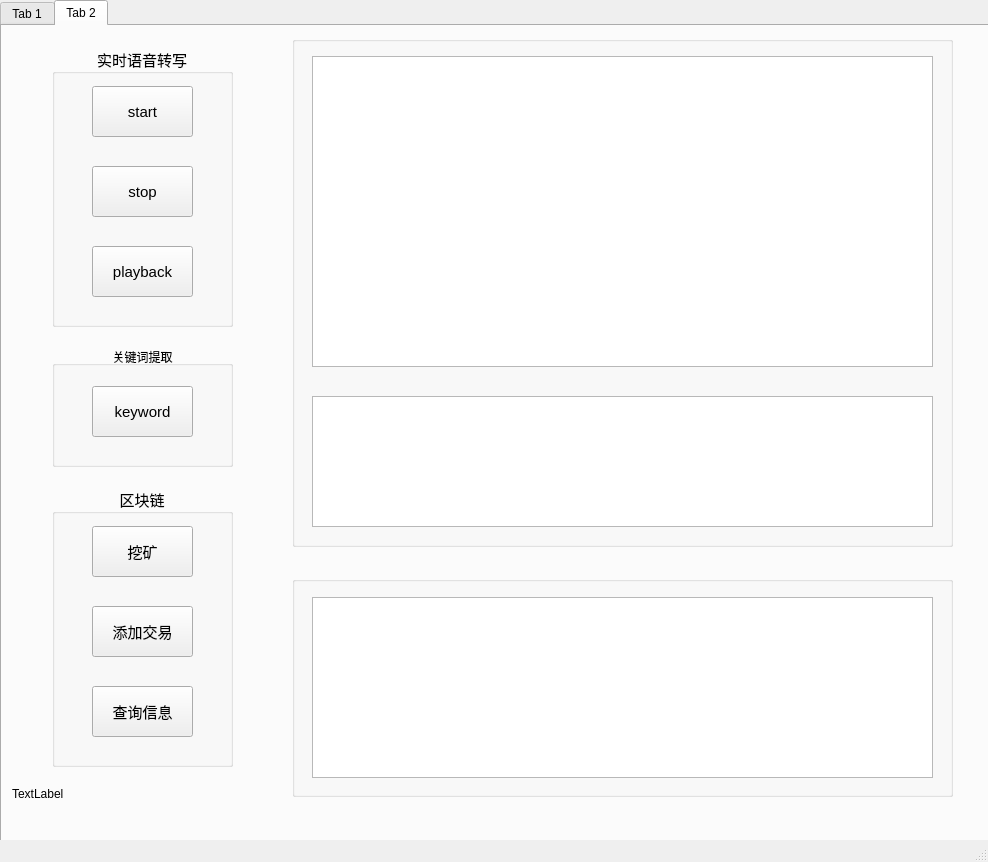
<?xml version="1.0" encoding="UTF-8"?>
<ui version="4.0">
 <class>MainWindow</class>
 <widget class="QMainWindow" name="MainWindow">
  <property name="geometry">
   <rect>
    <x>0</x>
    <y>0</y>
    <width>988</width>
    <height>862</height>
   </rect>
  </property>
  <property name="windowTitle">
   <string>MainWindow</string>
  </property>
  <widget class="QWidget" name="centralwidget">
   <widget class="QTabWidget" name="tabWidget">
    <property name="geometry">
     <rect>
      <x>0</x>
      <y>0</y>
      <width>1121</width>
      <height>861</height>
     </rect>
    </property>
    <property name="styleSheet">
     <string notr="true">font: 75 11pt &quot;Arial&quot;;
background-image:url(.jpg)</string>
    </property>
    <property name="currentIndex">
     <number>1</number>
    </property>
    <widget class="QWidget" name="tab">
     <attribute name="title">
      <string>Tab 1</string>
     </attribute>
     <widget class="QGroupBox" name="groupBox_1">
      <property name="geometry">
       <rect>
        <x>50</x>
        <y>20</y>
        <width>181</width>
        <height>281</height>
       </rect>
      </property>
      <property name="font">
       <font>
        <family>黑体</family>
        <pointsize>11</pointsize>
        <weight>50</weight>
        <italic>false</italic>
        <bold>false</bold>
       </font>
      </property>
      <property name="styleSheet">
       <string notr="true">font: 11pt &quot;黑体&quot;;</string>
      </property>
      <property name="title">
       <string>实时语音转写</string>
      </property>
      <property name="alignment">
       <set>Qt::AlignCenter</set>
      </property>
      <widget class="QPushButton" name="start_but">
       <property name="geometry">
        <rect>
         <x>40</x>
         <y>40</y>
         <width>101</width>
         <height>51</height>
        </rect>
       </property>
       <property name="font">
        <font>
         <family>Arial</family>
         <pointsize>11</pointsize>
         <weight>50</weight>
         <italic>false</italic>
         <bold>false</bold>
        </font>
       </property>
       <property name="styleSheet">
        <string notr="true">font: 11pt &quot;Arial&quot;;
</string>
       </property>
       <property name="text">
        <string>start</string>
       </property>
      </widget>
      <widget class="QPushButton" name="stop_but">
       <property name="geometry">
        <rect>
         <x>40</x>
         <y>120</y>
         <width>101</width>
         <height>51</height>
        </rect>
       </property>
       <property name="font">
        <font>
         <family>Arial</family>
         <pointsize>11</pointsize>
         <weight>50</weight>
         <italic>false</italic>
         <bold>false</bold>
        </font>
       </property>
       <property name="styleSheet">
        <string notr="true">font: 11pt &quot;Arial&quot;;</string>
       </property>
       <property name="text">
        <string>stop</string>
       </property>
      </widget>
      <widget class="QPushButton" name="play_but">
       <property name="geometry">
        <rect>
         <x>40</x>
         <y>200</y>
         <width>101</width>
         <height>51</height>
        </rect>
       </property>
       <property name="font">
        <font>
         <family>Arial</family>
         <pointsize>11</pointsize>
         <weight>50</weight>
         <italic>false</italic>
         <bold>false</bold>
        </font>
       </property>
       <property name="styleSheet">
        <string notr="true">font: 11pt &quot;Arial&quot;;</string>
       </property>
       <property name="text">
        <string>playback</string>
       </property>
      </widget>
     </widget>
     <widget class="QPushButton" name="keyword_but">
      <property name="geometry">
       <rect>
        <x>90</x>
        <y>360</y>
        <width>101</width>
        <height>51</height>
       </rect>
      </property>
      <property name="font">
       <font>
        <family>Arial</family>
        <pointsize>11</pointsize>
        <weight>9</weight>
        <italic>false</italic>
        <bold>false</bold>
       </font>
      </property>
      <property name="text">
       <string>keyword</string>
      </property>
     </widget>
     <widget class="QLabel" name="status_label">
      <property name="geometry">
       <rect>
        <x>10</x>
        <y>760</y>
        <width>161</width>
        <height>16</height>
       </rect>
      </property>
      <property name="font">
       <font>
        <family>Arial</family>
        <pointsize>9</pointsize>
        <weight>50</weight>
        <italic>false</italic>
        <bold>false</bold>
       </font>
      </property>
      <property name="styleSheet">
       <string notr="true">font: 9pt &quot;Arial&quot;;</string>
      </property>
      <property name="text">
       <string>TextLabel</string>
      </property>
     </widget>
     <widget class="QGroupBox" name="groupBox_2">
      <property name="geometry">
       <rect>
        <x>50</x>
        <y>320</y>
        <width>181</width>
        <height>121</height>
       </rect>
      </property>
      <property name="styleSheet">
       <string notr="true">font: 11pt &quot;黑体&quot;;</string>
      </property>
      <property name="title">
       <string>关键词提取</string>
      </property>
      <property name="alignment">
       <set>Qt::AlignCenter</set>
      </property>
     </widget>
     <widget class="QGroupBox" name="groupBox">
      <property name="geometry">
       <rect>
        <x>290</x>
        <y>10</y>
        <width>661</width>
        <height>511</height>
       </rect>
      </property>
      <property name="title">
       <string/>
      </property>
      <widget class="QTextBrowser" name="sentence_box">
       <property name="geometry">
        <rect>
         <x>20</x>
         <y>20</y>
         <width>621</width>
         <height>311</height>
        </rect>
       </property>
       <property name="font">
        <font>
         <family>Arial</family>
         <pointsize>11</pointsize>
         <weight>9</weight>
         <italic>false</italic>
         <bold>false</bold>
        </font>
       </property>
       <property name="readOnly">
        <bool>false</bool>
       </property>
       <property name="html">
        <string>&lt;!DOCTYPE HTML PUBLIC &quot;-//W3C//DTD HTML 4.0//EN&quot; &quot;http://www.w3.org/TR/REC-html40/strict.dtd&quot;&gt;
&lt;html&gt;&lt;head&gt;&lt;meta name=&quot;qrichtext&quot; content=&quot;1&quot; /&gt;&lt;style type=&quot;text/css&quot;&gt;
p, li { white-space: pre-wrap; }
&lt;/style&gt;&lt;/head&gt;&lt;body style=&quot; font-family:'Arial'; font-size:11pt; font-weight:72; font-style:normal;&quot;&gt;
&lt;p style=&quot;-qt-paragraph-type:empty; margin-top:0px; margin-bottom:0px; margin-left:0px; margin-right:0px; -qt-block-indent:0; text-indent:0px; font-family:'SimSun'; font-size:12pt; font-weight:400;&quot;&gt;&lt;br /&gt;&lt;/p&gt;&lt;/body&gt;&lt;/html&gt;</string>
       </property>
      </widget>
      <widget class="QTextBrowser" name="keyword_box">
       <property name="geometry">
        <rect>
         <x>20</x>
         <y>360</y>
         <width>621</width>
         <height>131</height>
        </rect>
       </property>
       <property name="html">
        <string>&lt;!DOCTYPE HTML PUBLIC &quot;-//W3C//DTD HTML 4.0//EN&quot; &quot;http://www.w3.org/TR/REC-html40/strict.dtd&quot;&gt;
&lt;html&gt;&lt;head&gt;&lt;meta name=&quot;qrichtext&quot; content=&quot;1&quot; /&gt;&lt;style type=&quot;text/css&quot;&gt;
p, li { white-space: pre-wrap; }
&lt;/style&gt;&lt;/head&gt;&lt;body style=&quot; font-family:'Arial'; font-size:11pt; font-weight:72; font-style:normal;&quot;&gt;
&lt;p style=&quot;-qt-paragraph-type:empty; margin-top:0px; margin-bottom:0px; margin-left:0px; margin-right:0px; -qt-block-indent:0; text-indent:0px; font-family:'SimSun'; font-size:12pt; font-weight:400;&quot;&gt;&lt;br /&gt;&lt;/p&gt;&lt;/body&gt;&lt;/html&gt;</string>
       </property>
      </widget>
     </widget>
     <widget class="QGroupBox" name="groupBox_8">
      <property name="geometry">
       <rect>
        <x>50</x>
        <y>460</y>
        <width>181</width>
        <height>281</height>
       </rect>
      </property>
      <property name="font">
       <font>
        <family>黑体</family>
        <pointsize>11</pointsize>
        <weight>50</weight>
        <italic>false</italic>
        <bold>false</bold>
       </font>
      </property>
      <property name="styleSheet">
       <string notr="true">font: 11pt &quot;黑体&quot;;</string>
      </property>
      <property name="title">
       <string>区块链</string>
      </property>
      <property name="alignment">
       <set>Qt::AlignCenter</set>
      </property>
      <widget class="QPushButton" name="mine_but">
       <property name="geometry">
        <rect>
         <x>40</x>
         <y>40</y>
         <width>101</width>
         <height>51</height>
        </rect>
       </property>
       <property name="font">
        <font>
         <family>黑体</family>
         <pointsize>11</pointsize>
         <weight>50</weight>
         <italic>false</italic>
         <bold>false</bold>
        </font>
       </property>
       <property name="styleSheet">
        <string notr="true">font: 11pt &quot;黑体&quot;;
</string>
       </property>
       <property name="text">
        <string>挖矿</string>
       </property>
      </widget>
      <widget class="QPushButton" name="add_but">
       <property name="geometry">
        <rect>
         <x>40</x>
         <y>120</y>
         <width>101</width>
         <height>51</height>
        </rect>
       </property>
       <property name="font">
        <font>
         <family>黑体</family>
         <pointsize>11</pointsize>
         <weight>50</weight>
         <italic>false</italic>
         <bold>false</bold>
        </font>
       </property>
       <property name="styleSheet">
        <string notr="true">font: 11pt &quot;黑体&quot;;</string>
       </property>
       <property name="text">
        <string>添加交易</string>
       </property>
      </widget>
      <widget class="QPushButton" name="inquire_but">
       <property name="geometry">
        <rect>
         <x>40</x>
         <y>200</y>
         <width>101</width>
         <height>51</height>
        </rect>
       </property>
       <property name="font">
        <font>
         <family>黑体</family>
         <pointsize>11</pointsize>
         <weight>50</weight>
         <italic>false</italic>
         <bold>false</bold>
        </font>
       </property>
       <property name="styleSheet">
        <string notr="true">font: 11pt &quot;黑体&quot;;</string>
       </property>
       <property name="text">
        <string>查询信息</string>
       </property>
      </widget>
     </widget>
     <widget class="QGroupBox" name="groupBox_9">
      <property name="geometry">
       <rect>
        <x>290</x>
        <y>549</y>
        <width>661</width>
        <height>221</height>
       </rect>
      </property>
      <property name="title">
       <string/>
      </property>
     </widget>
     <widget class="QTextBrowser" name="blockchain_box">
      <property name="geometry">
       <rect>
        <x>310</x>
        <y>570</y>
        <width>621</width>
        <height>181</height>
       </rect>
      </property>
     </widget>
     <zorder>groupBox_9</zorder>
     <zorder>groupBox_1</zorder>
     <zorder>groupBox_2</zorder>
     <zorder>groupBox_8</zorder>
     <zorder>keyword_but</zorder>
     <zorder>status_label</zorder>
     <zorder>groupBox</zorder>
     <zorder>blockchain_box</zorder>
    </widget>
    <widget class="QWidget" name="tab_2">
     <attribute name="title">
      <string>Tab 2</string>
     </attribute>
     <widget class="QLabel" name="status_label_2">
      <property name="geometry">
       <rect>
        <x>10</x>
        <y>760</y>
        <width>161</width>
        <height>16</height>
       </rect>
      </property>
      <property name="font">
       <font>
        <family>Arial</family>
        <pointsize>9</pointsize>
        <weight>50</weight>
        <italic>false</italic>
        <bold>false</bold>
       </font>
      </property>
      <property name="styleSheet">
       <string notr="true">font: 9pt &quot;Arial&quot;;</string>
      </property>
      <property name="text">
       <string>TextLabel</string>
      </property>
     </widget>
     <widget class="QPushButton" name="keyword_but_2">
      <property name="geometry">
       <rect>
        <x>90</x>
        <y>360</y>
        <width>101</width>
        <height>51</height>
       </rect>
      </property>
      <property name="font">
       <font>
        <family>Arial</family>
        <pointsize>11</pointsize>
        <weight>9</weight>
        <italic>false</italic>
        <bold>false</bold>
       </font>
      </property>
      <property name="text">
       <string>keyword</string>
      </property>
     </widget>
     <widget class="QGroupBox" name="groupBox_3">
      <property name="geometry">
       <rect>
        <x>290</x>
        <y>10</y>
        <width>661</width>
        <height>511</height>
       </rect>
      </property>
      <property name="title">
       <string/>
      </property>
      <widget class="QTextBrowser" name="sentence_box_2">
       <property name="geometry">
        <rect>
         <x>20</x>
         <y>20</y>
         <width>621</width>
         <height>311</height>
        </rect>
       </property>
       <property name="font">
        <font>
         <family>Arial</family>
         <pointsize>11</pointsize>
         <weight>9</weight>
         <italic>false</italic>
         <bold>false</bold>
        </font>
       </property>
       <property name="readOnly">
        <bool>false</bool>
       </property>
       <property name="html">
        <string>&lt;!DOCTYPE HTML PUBLIC &quot;-//W3C//DTD HTML 4.0//EN&quot; &quot;http://www.w3.org/TR/REC-html40/strict.dtd&quot;&gt;
&lt;html&gt;&lt;head&gt;&lt;meta name=&quot;qrichtext&quot; content=&quot;1&quot; /&gt;&lt;style type=&quot;text/css&quot;&gt;
p, li { white-space: pre-wrap; }
&lt;/style&gt;&lt;/head&gt;&lt;body style=&quot; font-family:'Arial'; font-size:11pt; font-weight:72; font-style:normal;&quot;&gt;
&lt;p style=&quot;-qt-paragraph-type:empty; margin-top:0px; margin-bottom:0px; margin-left:0px; margin-right:0px; -qt-block-indent:0; text-indent:0px; font-family:'SimSun'; font-size:12pt; font-weight:400;&quot;&gt;&lt;br /&gt;&lt;/p&gt;&lt;/body&gt;&lt;/html&gt;</string>
       </property>
      </widget>
      <widget class="QTextBrowser" name="keyword_box_2">
       <property name="geometry">
        <rect>
         <x>20</x>
         <y>360</y>
         <width>621</width>
         <height>131</height>
        </rect>
       </property>
       <property name="html">
        <string>&lt;!DOCTYPE HTML PUBLIC &quot;-//W3C//DTD HTML 4.0//EN&quot; &quot;http://www.w3.org/TR/REC-html40/strict.dtd&quot;&gt;
&lt;html&gt;&lt;head&gt;&lt;meta name=&quot;qrichtext&quot; content=&quot;1&quot; /&gt;&lt;style type=&quot;text/css&quot;&gt;
p, li { white-space: pre-wrap; }
&lt;/style&gt;&lt;/head&gt;&lt;body style=&quot; font-family:'Arial'; font-size:11pt; font-weight:72; font-style:normal;&quot;&gt;
&lt;p style=&quot;-qt-paragraph-type:empty; margin-top:0px; margin-bottom:0px; margin-left:0px; margin-right:0px; -qt-block-indent:0; text-indent:0px; font-family:'SimSun'; font-size:12pt; font-weight:400;&quot;&gt;&lt;br /&gt;&lt;/p&gt;&lt;/body&gt;&lt;/html&gt;</string>
       </property>
      </widget>
     </widget>
     <widget class="QGroupBox" name="groupBox_4">
      <property name="geometry">
       <rect>
        <x>50</x>
        <y>20</y>
        <width>181</width>
        <height>281</height>
       </rect>
      </property>
      <property name="font">
       <font>
        <family>黑体</family>
        <pointsize>11</pointsize>
        <weight>50</weight>
        <italic>false</italic>
        <bold>false</bold>
       </font>
      </property>
      <property name="styleSheet">
       <string notr="true">font: 11pt &quot;黑体&quot;;</string>
      </property>
      <property name="title">
       <string>实时语音转写</string>
      </property>
      <property name="alignment">
       <set>Qt::AlignCenter</set>
      </property>
      <widget class="QPushButton" name="start_but_2">
       <property name="geometry">
        <rect>
         <x>40</x>
         <y>40</y>
         <width>101</width>
         <height>51</height>
        </rect>
       </property>
       <property name="font">
        <font>
         <family>Arial</family>
         <pointsize>11</pointsize>
         <weight>50</weight>
         <italic>false</italic>
         <bold>false</bold>
        </font>
       </property>
       <property name="styleSheet">
        <string notr="true">font: 11pt &quot;Arial&quot;;
</string>
       </property>
       <property name="text">
        <string>start</string>
       </property>
      </widget>
      <widget class="QPushButton" name="stop_but_2">
       <property name="geometry">
        <rect>
         <x>40</x>
         <y>120</y>
         <width>101</width>
         <height>51</height>
        </rect>
       </property>
       <property name="font">
        <font>
         <family>Arial</family>
         <pointsize>11</pointsize>
         <weight>50</weight>
         <italic>false</italic>
         <bold>false</bold>
        </font>
       </property>
       <property name="styleSheet">
        <string notr="true">font: 11pt &quot;Arial&quot;;</string>
       </property>
       <property name="text">
        <string>stop</string>
       </property>
      </widget>
      <widget class="QPushButton" name="play_but_2">
       <property name="geometry">
        <rect>
         <x>40</x>
         <y>200</y>
         <width>101</width>
         <height>51</height>
        </rect>
       </property>
       <property name="font">
        <font>
         <family>Arial</family>
         <pointsize>11</pointsize>
         <weight>50</weight>
         <italic>false</italic>
         <bold>false</bold>
        </font>
       </property>
       <property name="styleSheet">
        <string notr="true">font: 11pt &quot;Arial&quot;;</string>
       </property>
       <property name="text">
        <string>playback</string>
       </property>
      </widget>
     </widget>
     <widget class="QGroupBox" name="groupBox_6">
      <property name="geometry">
       <rect>
        <x>50</x>
        <y>320</y>
        <width>181</width>
        <height>121</height>
       </rect>
      </property>
      <property name="styleSheet">
       <string notr="true">font: 11pt &quot;黑体&quot;;</string>
      </property>
      <property name="title">
       <string>关键词提取</string>
      </property>
      <property name="alignment">
       <set>Qt::AlignCenter</set>
      </property>
     </widget>
     <widget class="QGroupBox" name="groupBox_5">
      <property name="geometry">
       <rect>
        <x>50</x>
        <y>460</y>
        <width>181</width>
        <height>281</height>
       </rect>
      </property>
      <property name="font">
       <font>
        <family>黑体</family>
        <pointsize>11</pointsize>
        <weight>50</weight>
        <italic>false</italic>
        <bold>false</bold>
       </font>
      </property>
      <property name="styleSheet">
       <string notr="true">font: 11pt &quot;黑体&quot;;</string>
      </property>
      <property name="title">
       <string>区块链</string>
      </property>
      <property name="alignment">
       <set>Qt::AlignCenter</set>
      </property>
      <widget class="QPushButton" name="mine_but_2">
       <property name="geometry">
        <rect>
         <x>40</x>
         <y>40</y>
         <width>101</width>
         <height>51</height>
        </rect>
       </property>
       <property name="font">
        <font>
         <family>黑体</family>
         <pointsize>11</pointsize>
         <weight>50</weight>
         <italic>false</italic>
         <bold>false</bold>
        </font>
       </property>
       <property name="styleSheet">
        <string notr="true">font: 11pt &quot;黑体&quot;;
</string>
       </property>
       <property name="text">
        <string>挖矿</string>
       </property>
      </widget>
      <widget class="QPushButton" name="add_but_2">
       <property name="geometry">
        <rect>
         <x>40</x>
         <y>120</y>
         <width>101</width>
         <height>51</height>
        </rect>
       </property>
       <property name="font">
        <font>
         <family>黑体</family>
         <pointsize>11</pointsize>
         <weight>50</weight>
         <italic>false</italic>
         <bold>false</bold>
        </font>
       </property>
       <property name="styleSheet">
        <string notr="true">font: 11pt &quot;黑体&quot;;</string>
       </property>
       <property name="text">
        <string>添加交易</string>
       </property>
      </widget>
      <widget class="QPushButton" name="inquire_but_2">
       <property name="geometry">
        <rect>
         <x>40</x>
         <y>200</y>
         <width>101</width>
         <height>51</height>
        </rect>
       </property>
       <property name="font">
        <font>
         <family>黑体</family>
         <pointsize>11</pointsize>
         <weight>50</weight>
         <italic>false</italic>
         <bold>false</bold>
        </font>
       </property>
       <property name="styleSheet">
        <string notr="true">font: 11pt &quot;黑体&quot;;</string>
       </property>
       <property name="text">
        <string>查询信息</string>
       </property>
      </widget>
     </widget>
     <widget class="QTextBrowser" name="blockchain_box_2">
      <property name="geometry">
       <rect>
        <x>310</x>
        <y>571</y>
        <width>621</width>
        <height>181</height>
       </rect>
      </property>
     </widget>
     <widget class="QGroupBox" name="groupBox_7">
      <property name="geometry">
       <rect>
        <x>290</x>
        <y>550</y>
        <width>661</width>
        <height>221</height>
       </rect>
      </property>
      <property name="title">
       <string/>
      </property>
     </widget>
     <zorder>groupBox_6</zorder>
     <zorder>groupBox_5</zorder>
     <zorder>groupBox_3</zorder>
     <zorder>groupBox_7</zorder>
     <zorder>status_label_2</zorder>
     <zorder>keyword_but_2</zorder>
     <zorder>groupBox_4</zorder>
     <zorder>blockchain_box_2</zorder>
    </widget>
   </widget>
  </widget>
  <widget class="QMenuBar" name="menubar">
   <property name="geometry">
    <rect>
     <x>0</x>
     <y>0</y>
     <width>988</width>
     <height>18</height>
    </rect>
   </property>
  </widget>
  <widget class="QStatusBar" name="statusbar"/>
 </widget>
 <resources/>
 <connections/>
</ui>
